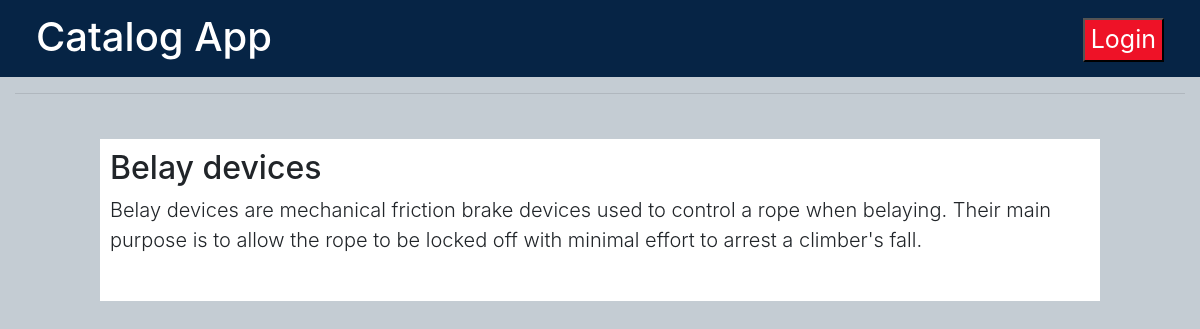
Page /catalog/Rock Climbing/Belay devices/ on the committed database.
### models.py (models this page shows, shortened)
class Items(Base):
    __tablename__ = 'items'
    id = Column(Integer, primary_key=True)
    title = Column(String(100), nullable=False)
    description = Column(String(1000))
    updated = Column(DateTime, default=datetime.datetime.utcnow)
    categories_id = Column(Integer, ForeignKey('categories.id'))
    categories = relationship(Categories)

### application.py (the view)
@app.route('/catalog/<string:category>/<string:item>/')
def itemView(category, item):
    category_id = session.query(Categories).filter_by(name=category).one().id
    item = session.query(Items).filter_by(categories_id=category_id, title=item).one()
    return render_template('item.html', item=item, category=category, login = False if  'username' not in login_session else True)

### templates/item.html (shortened to what this page needs)
{% extends 'base.html' %}
{% block content %}
<h2>{{item.title}}</h2>
<p class="lead">{{item.description}}</p>
{% endblock %}

### static/style.css (style rules this page uses)
body { background-color:#c4ccd3; }

### rows in the picture
Items: title "Belay devices", description "Belay devices are mechanical friction brake devices used to control a rope when belaying. Their main purpose is to allow the rope to be locked off with minimal effort to arrest a climber's fall."
